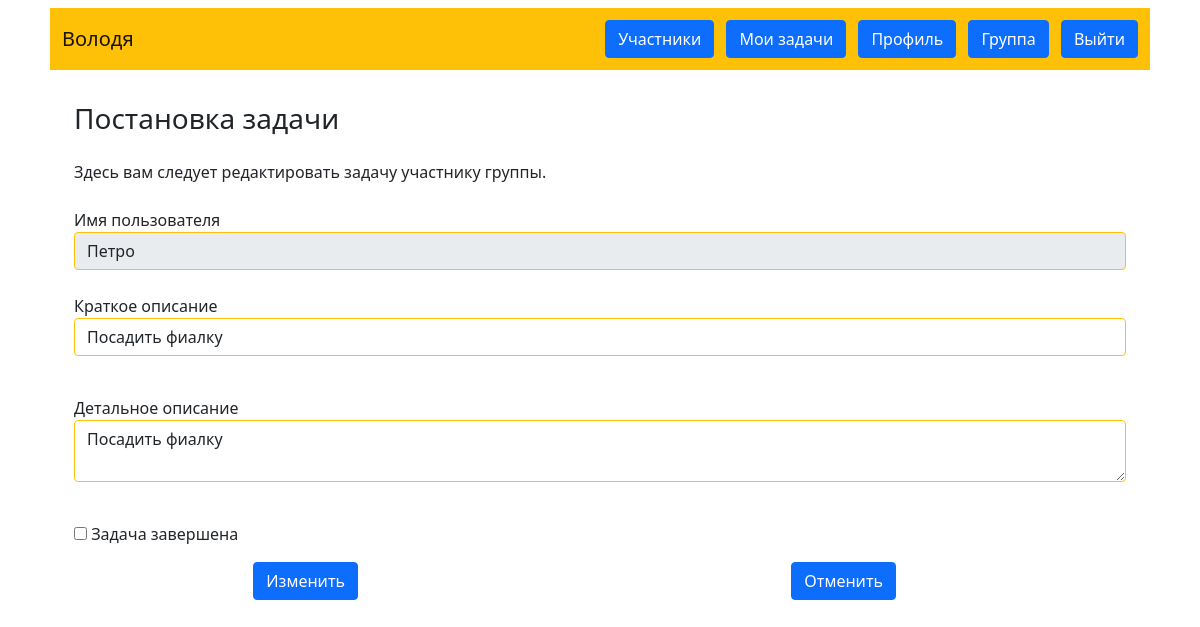
The page /edit_task/3 (signed in) on the database as committed earlier.
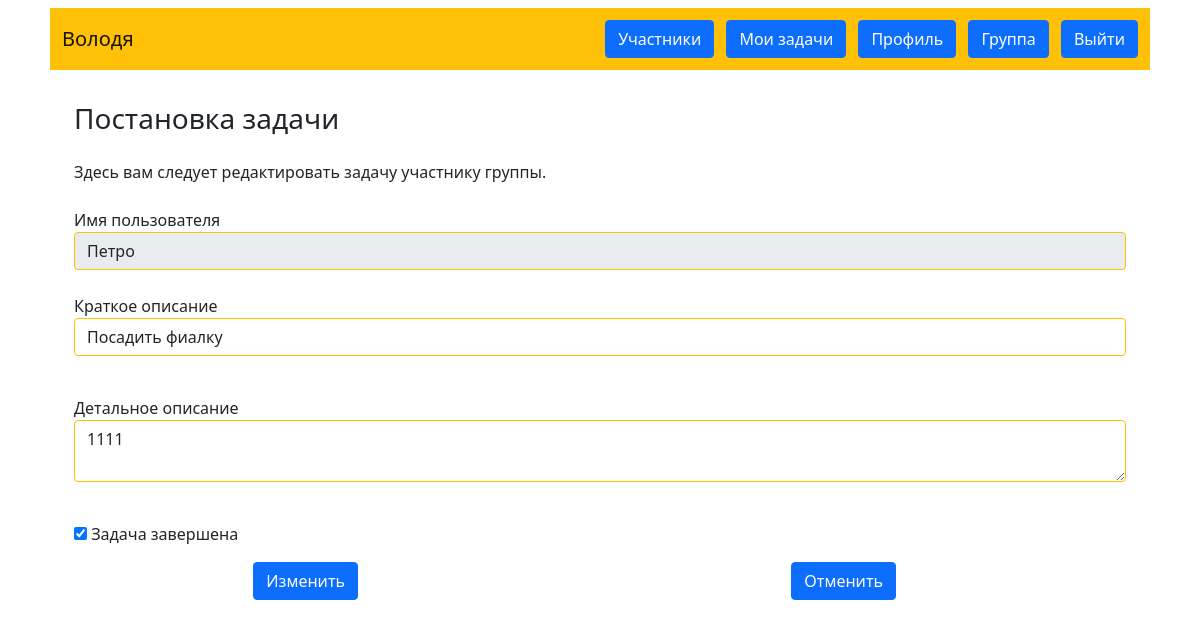
The same page on the database as committed later.
### data/users.py (models this page shows)
class Task(SqlAlchemyBase, UserMixin, SerializerMixin):
    __tablename__ = 'Tasks'
    id = sqlalchemy.Column(sqlalchemy.Integer,
                           primary_key=True, autoincrement=True)
    user_id = sqlalchemy.Column(sqlalchemy.Integer,
                                sqlalchemy.ForeignKey("Users.id"))
    author_id = sqlalchemy.Column(sqlalchemy.Integer,
                                  sqlalchemy.ForeignKey("Users.id"))
    group_id = sqlalchemy.Column(sqlalchemy.Integer,
                                 sqlalchemy.ForeignKey("Groups.id"))
    short_task = sqlalchemy.Column(sqlalchemy.String, nullable=False)
    detail_task = sqlalchemy.Column(sqlalchemy.String, unique=False)
    completed = sqlalchemy.Column(sqlalchemy.Boolean)

### main.py (the view)
@app.route('/edit_task/<id>', methods=['GET', 'POST'])
@login_required
def edit_task(id):
    form = TaskForm()
    db_sess = db_session.create_session()
    task = db_sess.query(Task).get(id)
    if form.validate_on_submit():
        task.short_task = form.short_task.data
        task.detail_task = form.detail_task.data
        task.completed = form.completed.data
        db_sess.commit()
        return redirect(f'/edit_task/{id}')
    user = db_sess.query(User).get(task.user_id)
    group = db_sess.query(Group).get(current_user.group)
    admin = db_sess.query(User).get(group.group_admin)
    is_admin = False
    if current_user.id == admin.id:
        is_admin = True
    form.login.data = user.login
    form.short_task.data = task.short_task
    form.detail_task.data = task.detail_task
    form.completed.data = task.completed
    form.submit.label.text = 'Изменить'
    return render_template('edit_task.html', title='Изменение задачи', form=form, is_admin=is_admin)

### form/user.py
class TaskForm(FlaskForm):
    login = StringField('Имя пользователя', render_kw={'readonly': True}, validators=[DataRequired()])
    short_task = StringField('Краткое описание', validators=[DataRequired()])
    detail_task = TextAreaField('Детальное описание', validators=[DataRequired()])
    completed = BooleanField('Задача завершена')
    submit = SubmitField('Создать')
    cancel = SubmitField('Отменить')

### data/db_session.py (called while the page is built)
def create_session() -> Session:
    global __factory
    return __factory()

### main.py (called while the page is built)
@login_manager.user_loader
def load_user(user_id):
    db_sess = db_session.create_session()
    return db_sess.query(User).get(user_id)

### templates/edit_task.html (shortened to what this page needs)
{% extends "base.html" %}
{% block content %}
<h3>Постановка задачи</h3>
<p class="my-3 my-md-4">Здесь вам следует редактировать задачу участнику группы.</p>
<form action="" method="post" novalidate>
    <div>
        {{ form.login.label }}<br>
        {{ form.login(class="form-control border border-warning", type="email") }}<br>
    </div>
    <p>
        {{ form.short_task.label }}<br>
        {{ form.short_task(class="form-control border border-warning") }}<br>
    </p>
     <p>
        {{ form.detail_task.label }}<br>
        {{ form.detail_task(class="form-control border border-warning") }}<br>
    </p>
    <p>{{ form.completed() }} {{ form.completed.label }}</p>
     <div class="m4 row justify-content-around">
         {% if is_admin: %}
            <div class="col-2">{{ form.submit(type="submit", class="btn btn-primary") }}</div>
         {% endif %}
         <div class="col-2"><a class="btn btn-primary" id="cancel" href="/">Отменить</a></div>
    </div>
</form>
{% endblock %}

Rows that differ between the two databases and show on the page:
changed Task "Посадить фиалку": detail_task "Посадить фиалку" → "1111"; completed "☐" → "☑"
